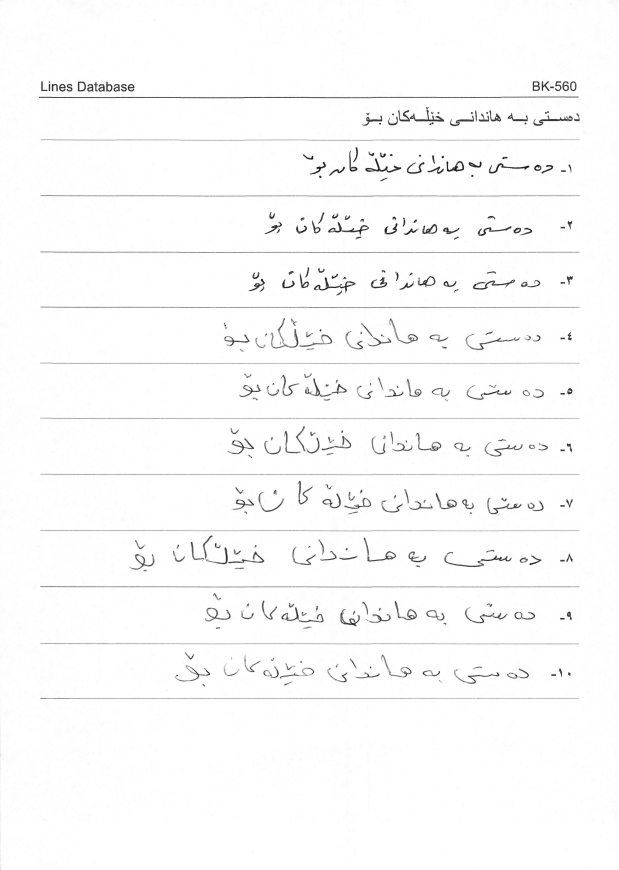
#> input picture sample/page_1_gray.png, 2475 x 3480 px, found by its file name (shown at 1/4 size)
$ python fmw42.py
#> lines starting #> are read from the running program, lines starting #| are printed output that depends on the picture; after the words box and inside, x2 and y2 are one past the last pixel; in counts of white or black regions, pixels touching at a corner belong together
import cv2
import numpy as np
import os

image_path = 'image-samples/input/sample/page_1_gray.png'
print("Loading image from:", image_path)

if not os.path.isfile(image_path):
    print("Image file not found:", image_path)
else:
    image = cv2.imread(image_path)
#> image is the input picture: shape (3480, 2475, 3); min 2, max 255, mean 250.5
    if image is None:
        print("Failed to load image.")
    else:
        print("Image loaded successfully:", image.shape)
#| Image loaded successfully: (3480, 2475, 3)

        # get grayscale and binary image
        gray = cv2.cvtColor(image, cv2.COLOR_BGR2GRAY)
        _, binary = cv2.threshold(gray, 150, 255, cv2.THRESH_BINARY_INV)
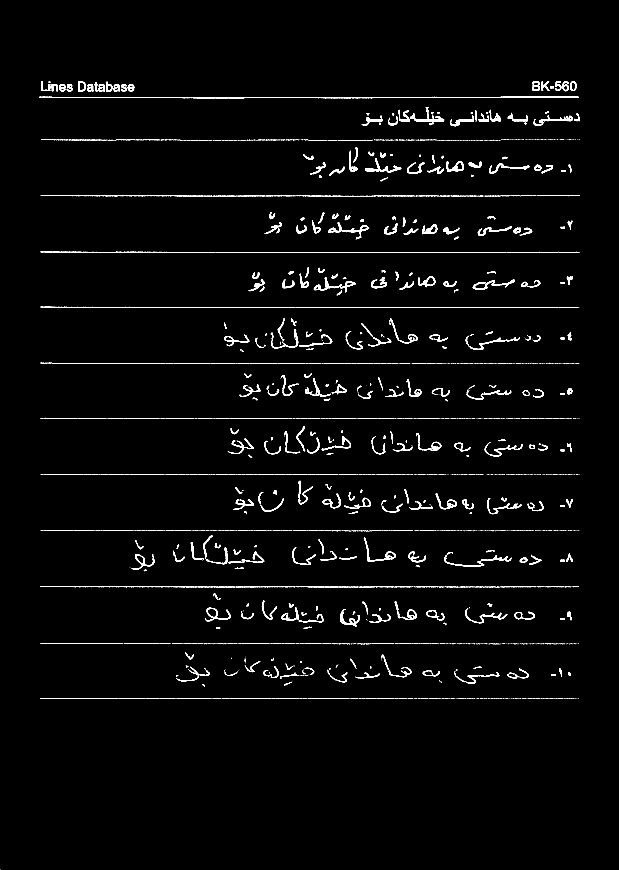
#> binary: shape (3480, 2475) (shown at 1/4 size); 1.9% white; 2311 white regions (1561 under 20 px), largest, box (x1, y1, x2, y2) and area: (156, 386, 2314, 393) 6851, (1255, 1110, 1422, 1170) 1789, (1461, 633, 1605, 690) 1613

        # apply morphology close
        kernel = np.ones((35, 200), np.uint8)
        morph = cv2.morphologyEx(binary, cv2.MORPH_CLOSE, kernel)
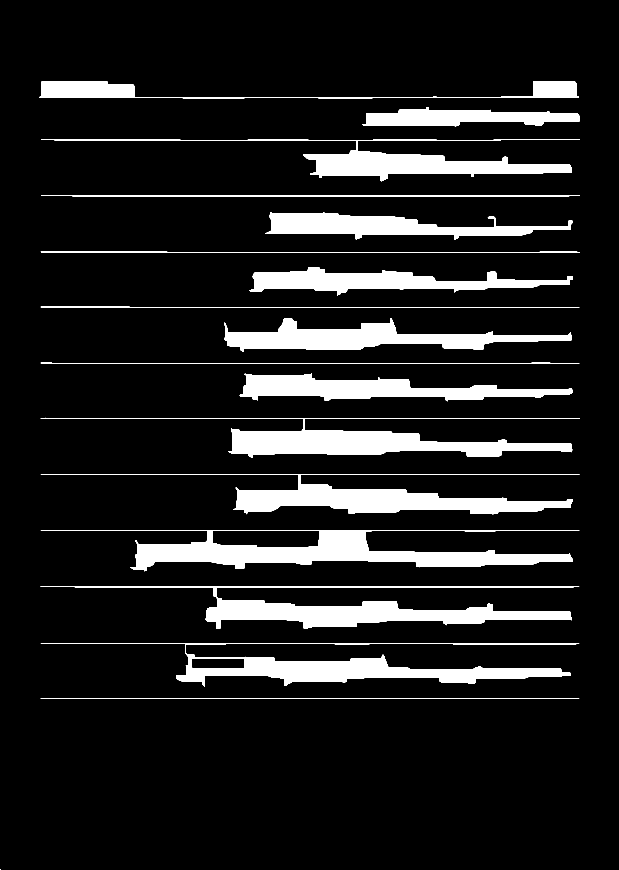
#> morph: shape (3480, 2475) (shown at 1/4 size); 11% white; 18 white regions (1 under 20 px)

        # show grayscale and binary image and morphology image
        cv2.imshow('Grayscale Image', gray)
        cv2.imshow('Binary Image', binary)
        cv2.imshow('Morphological Closed Image', morph)

        # get contours and sort them
        contours, _ = cv2.findContours(morph, cv2.RETR_EXTERNAL, cv2.CHAIN_APPROX_SIMPLE)
#> contours = 18 contours, 1 with area under 20; largest, box (x1, y1, x2, y2) and area: (163, 2121, 2318, 2286) 140893, (163, 2573, 2317, 2746) 94462, (162, 1671, 2318, 1832) 90847, (163, 2345, 2317, 2515) 89678, (163, 1896, 2319, 2057) 89310
        contours = sorted(contours, key=lambda c: cv2.boundingRect(c)[1])

        i = 1
        bboxes = image.copy()
        for c in contours:
            x, y, w, h = cv2.boundingRect(c)
            if h > 75 and w > 800:
                # draw contour on input
                # cv2.drawContours(contour_img, [c], 0, (0,0,255), 1)

                # draw bounding boxes on input
                cv2.rectangle(bboxes, (x, y), (x + w, y + h), (0, 255, 0), 5)

                # crop image for given bounding box and save
                crop = image[y:y + h, x:x + w]
                cv2.imwrite("page_2_gray_crop{0}.png".format(i), crop)
                i = i + 1
#> this loop made 18 passes
#> (x, y, w, h) on passes 1 to 12: (157, 325, 2158, 68), (1448, 428, 871, 77), (165, 558, 2154, 167), (164, 781, 2155, 5), (1060, 848, 1230, 110), (163, 1006, 2156, 6), (996, 1069, 1296, 114), (163, 1227, 2155, 5), (897, 1272, 1391, 135), (163, 1451, 2155, 4), (959, 1494, 1331, 111), (162, 1671, 2156, 161)
#> (c, x, y, w, h) on pass 18: ([[0, 3478], [0, 3479], [1, 3479], [1, 3478]], 0, 3478, 2, 2)
#> pass 2, `crop = image[y:y + h, x:x + w]`:
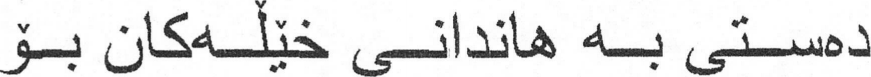
#> crop: shape (77, 871, 3); min 14, max 255, mean 226.8
#> pass 3, `crop = image[y:y + h, x:x + w]`:
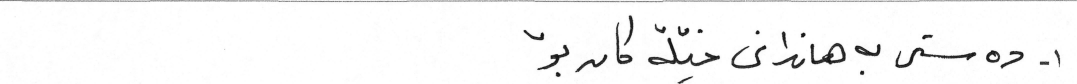
#> crop: shape (167, 2154, 3) (shown at 1/2 size); min 14, max 255, mean 246.2
#> after the loop:
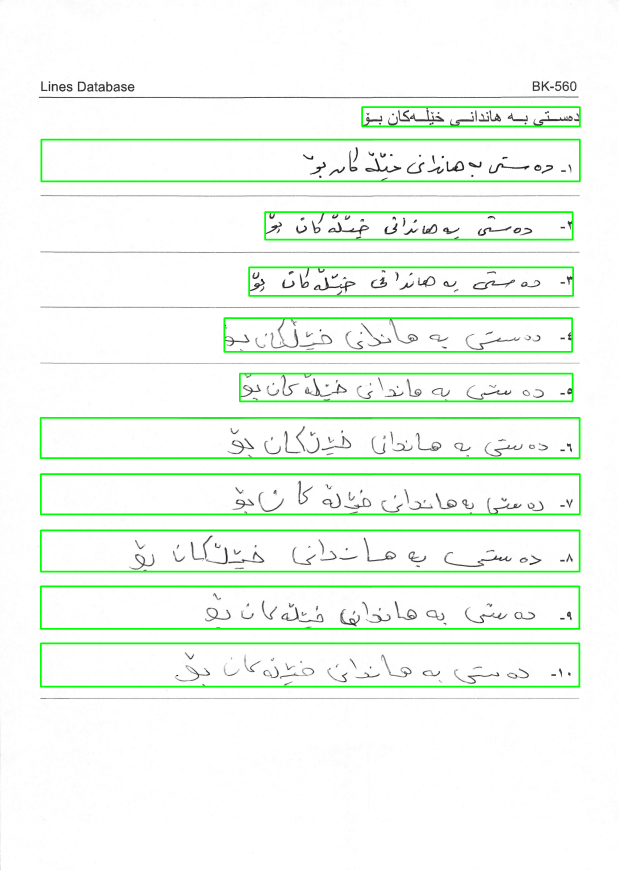
#> bboxes: shape (3480, 2475, 3) (shown at 1/4 size); mean B, G, R 242.4, 251, 242.4
#> after the loop, i = 12

        # show bounding boxes
        cv2.imshow('Bounding Boxes', bboxes)
        cv2.waitKey(0)

        # save images
        cv2.imwrite('page_2_gray_gray.png', gray)
        cv2.imwrite('page_2_gray_binary.png', binary)
        cv2.imwrite('page_2_gray_morph.png', morph)
        cv2.imwrite('output-issues/page_1_gray_bounding_boxes.png', bboxes)

        print("Number of contours detected:", len(contours))
#| Number of contours detected: 18

$ run again, with sample/page_2_gray.png copied over sample/page_1_gray.png
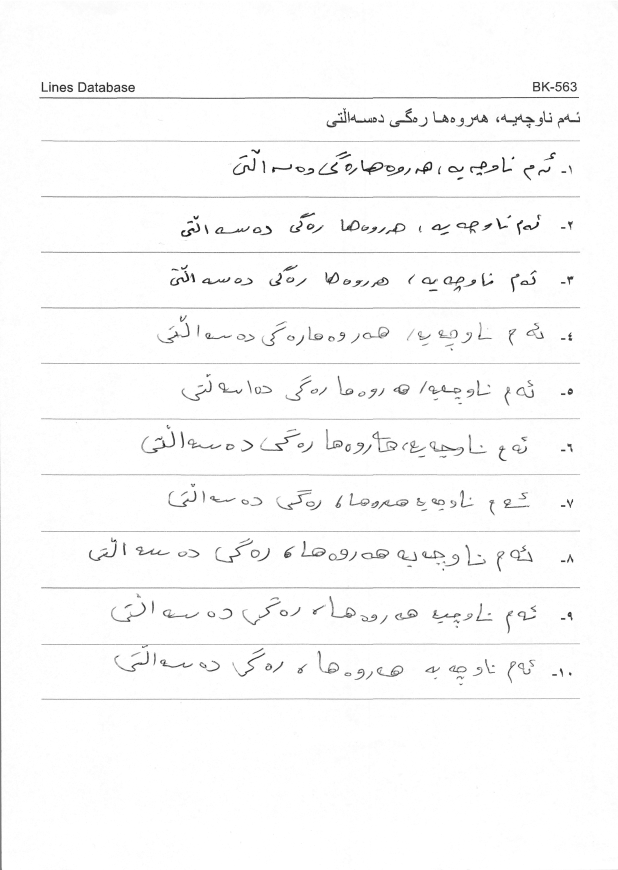
#> input picture sample/page_2_gray.png, 2471 x 3480 px, found by its file name (shown at 1/4 size)
#> image is the input picture: shape (3480, 2471, 3); min 2, max 255, mean 249.9
#| Image loaded successfully: (3480, 2471, 3)
#> `_, binary = cv2.threshold(gray, 150, 255, cv2.THRESH_BINARY_INV)`:
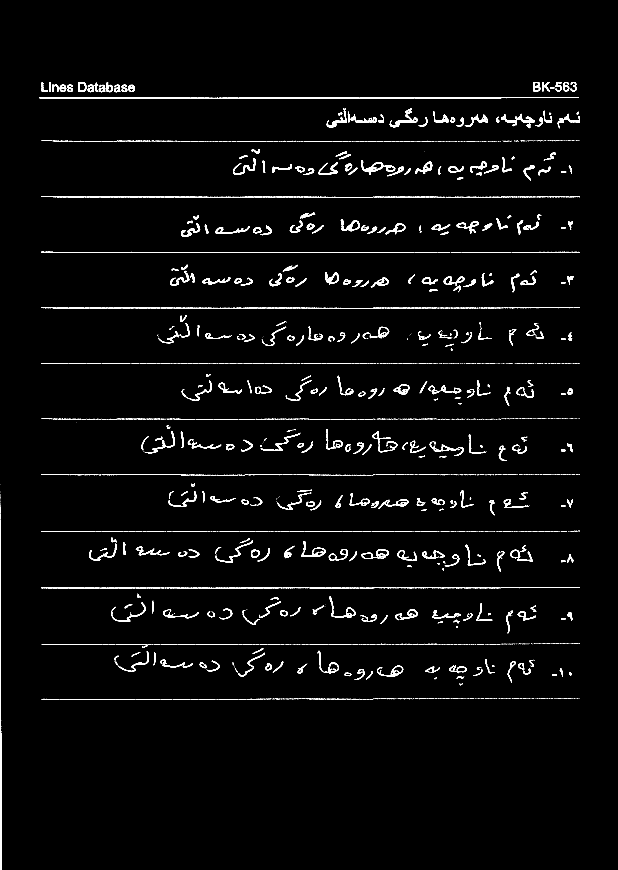
#> binary: shape (3480, 2471) (shown at 1/4 size); 2.1% white; 2100 white regions (1304 under 20 px), largest, box (x1, y1, x2, y2) and area: (157, 388, 2316, 395) 7070, (0, 2077, 7, 3480) 5219, (1444, 640, 1533, 699) 1435
#> morph: shape (3480, 2471); 11.3% white; 14 white regions (1 under 20 px)
#> contours = 14 contours, 1 with area under 20; largest, box (x1, y1, x2, y2) and area: (0, 1937, 2321, 3480) 415430, (166, 1674, 2321, 1844) 97826, (728, 1496, 2292, 1622) 82048, (166, 1229, 2320, 1402) 76826, (167, 562, 2320, 722) 75854
#> the loop `for c in contours:` made 14 passes
#> (x, y, w, h) on passes 1 to 8: (158, 328, 2159, 67), (1308, 433, 1013, 80), (167, 562, 2153, 160), (1699, 607, 1, 1), (166, 785, 2154, 6), (725, 851, 1566, 96), (166, 1007, 2155, 5), (682, 1059, 1612, 110)
#> after the loop `for c in contours:`:
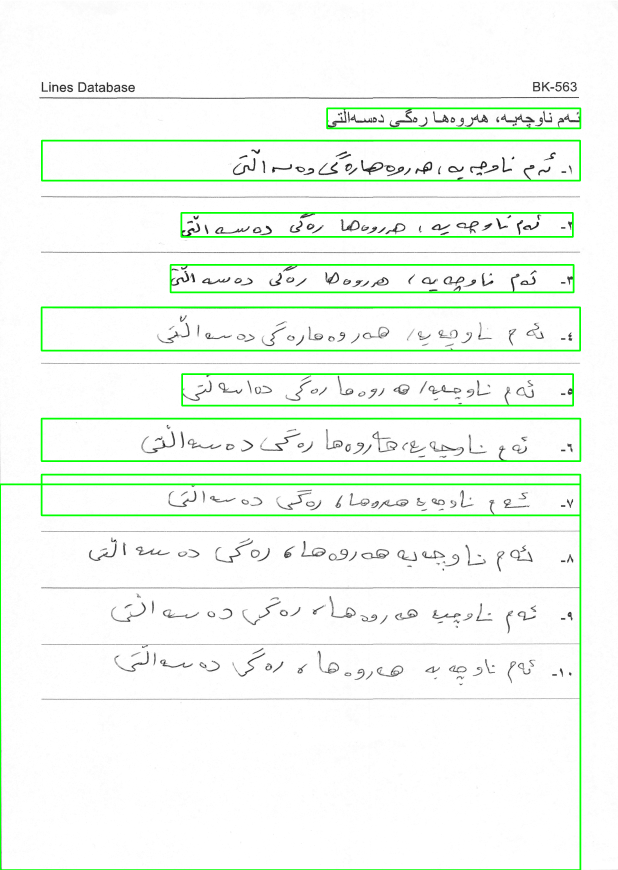
#> bboxes: shape (3480, 2471, 3) (shown at 1/4 size); mean B, G, R 242.7, 250.3, 242.7
#> after the loop `for c in contours:`: i = 10
#| Number of contours detected: 14

$ run again, with sample/page_3_gray.png copied over sample/page_1_gray.png
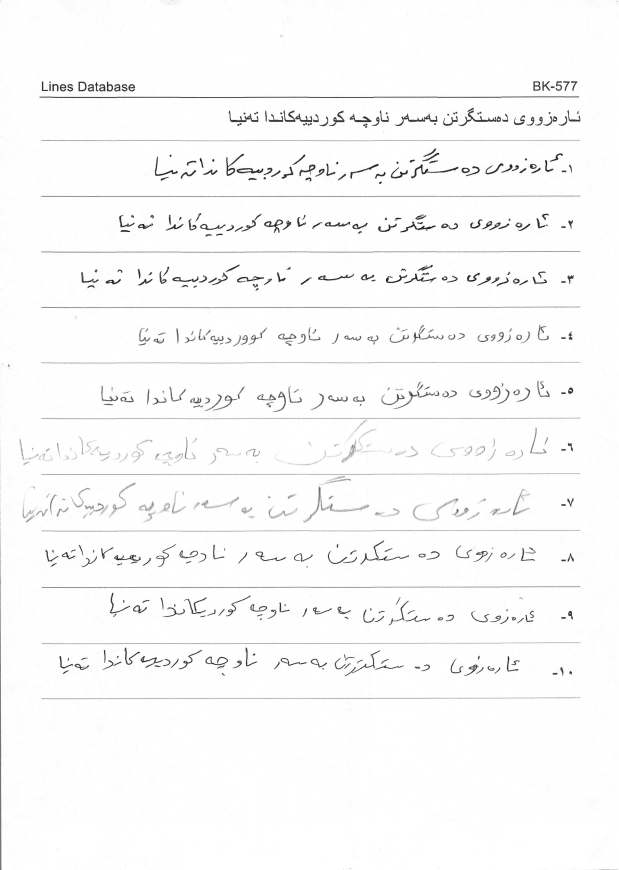
#> input picture sample/page_3_gray.png, 2475 x 3480 px, found by its file name (shown at 1/4 size)
#> image is the input picture: shape (3480, 2475, 3); min 2, max 255, mean 249.6
#| Image loaded successfully: (3480, 2475, 3)
#> `_, binary = cv2.threshold(gray, 150, 255, cv2.THRESH_BINARY_INV)`:
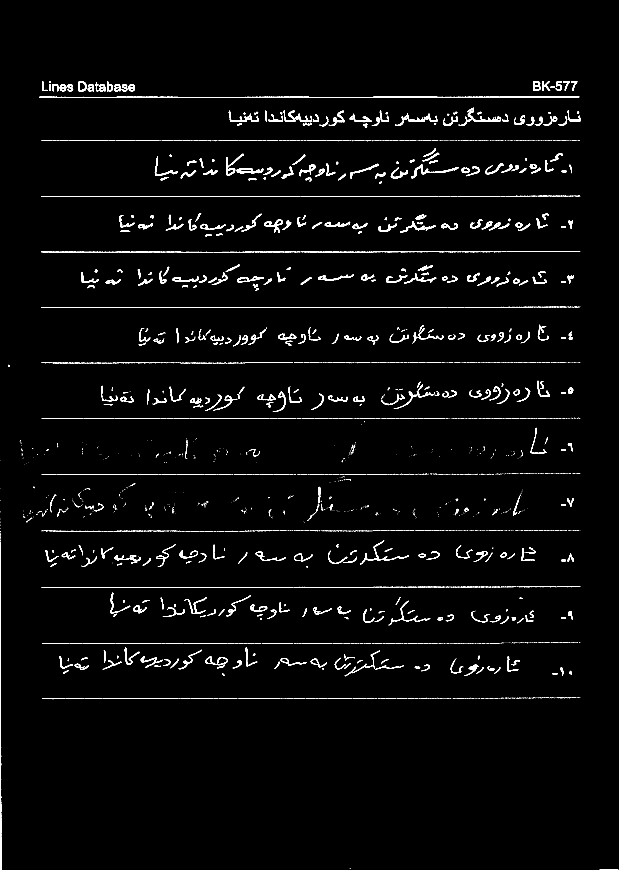
#> binary: shape (3480, 2475) (shown at 1/4 size); 2.1% white; 2669 white regions (1816 under 20 px), largest, box (x1, y1, x2, y2) and area: (158, 386, 2317, 392) 7373, (0, 2166, 6, 3480) 4341, (1834, 442, 1985, 504) 1547
#> morph: shape (3480, 2475); 13.5% white; 26 white regions (5 under 20 px)
#> contours = 26 contours, 8 with area under 20; largest, box (x1, y1, x2, y2) and area: (0, 1947, 2322, 3480) 507145, (167, 1523, 2322, 1698) 121903, (167, 560, 2321, 736) 100126, (326, 1058, 2296, 1163) 92428, (478, 853, 2293, 947) 81082
#> the loop `for c in contours:` made 26 passes
#> (x, y, w, h) on passes 1 to 8: (159, 325, 2159, 67), (916, 431, 1406, 80), (167, 560, 2154, 176), (166, 783, 2156, 5), (478, 853, 1815, 94), (166, 1005, 2156, 5), (326, 1058, 1970, 105), (166, 1227, 2156, 5)
#> after the loop `for c in contours:`:
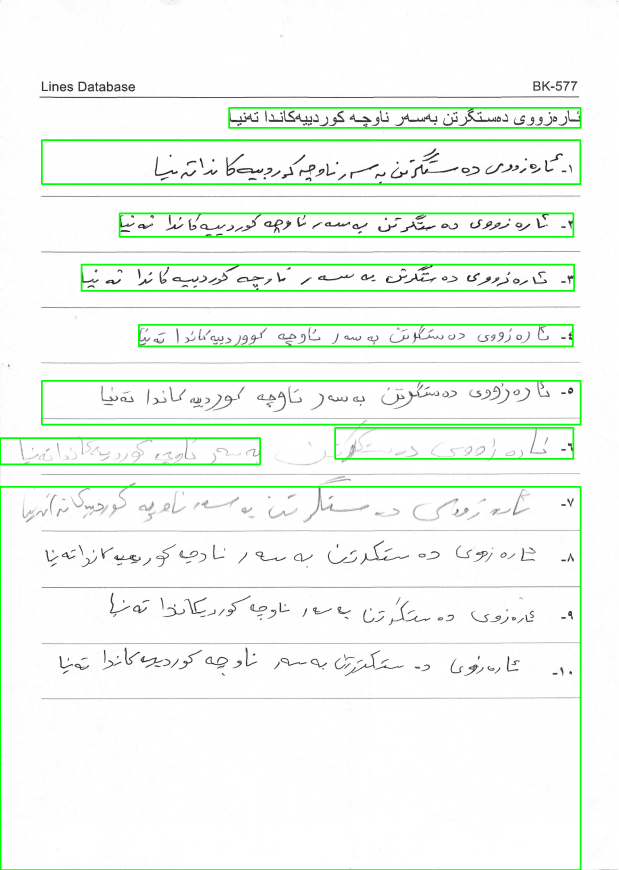
#> bboxes: shape (3480, 2475, 3) (shown at 1/4 size); mean B, G, R 242.7, 249.7, 242.7
#> after the loop `for c in contours:`: i = 10
#| Number of contours detected: 26

$ run again, with sample/page_4_gray.png copied over sample/page_1_gray.png
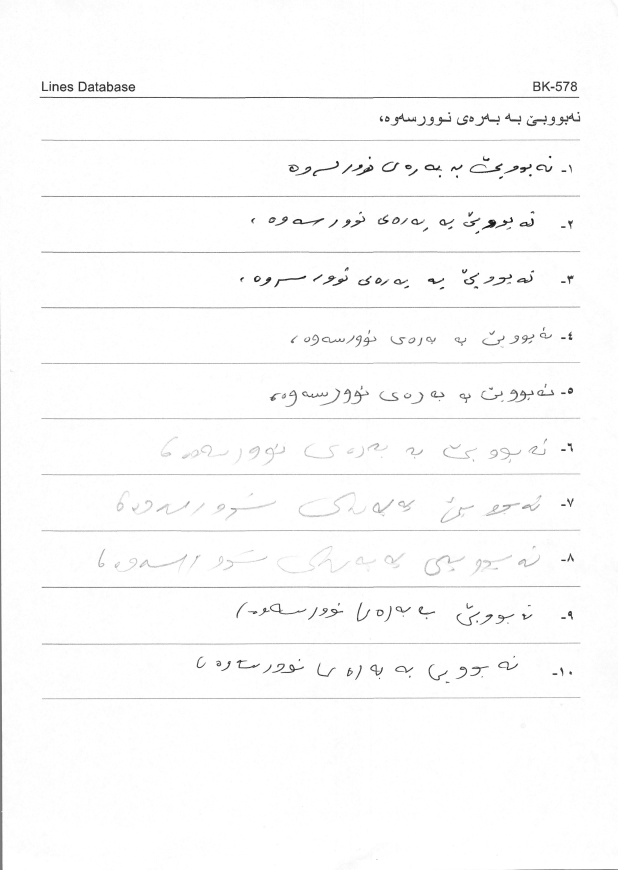
#> input picture sample/page_4_gray.png, 2471 x 3480 px, found by its file name (shown at 1/4 size)
#> image is the input picture: shape (3480, 2471, 3); min 2, max 255, mean 251.1
#| Image loaded successfully: (3480, 2471, 3)
#> `_, binary = cv2.threshold(gray, 150, 255, cv2.THRESH_BINARY_INV)`:
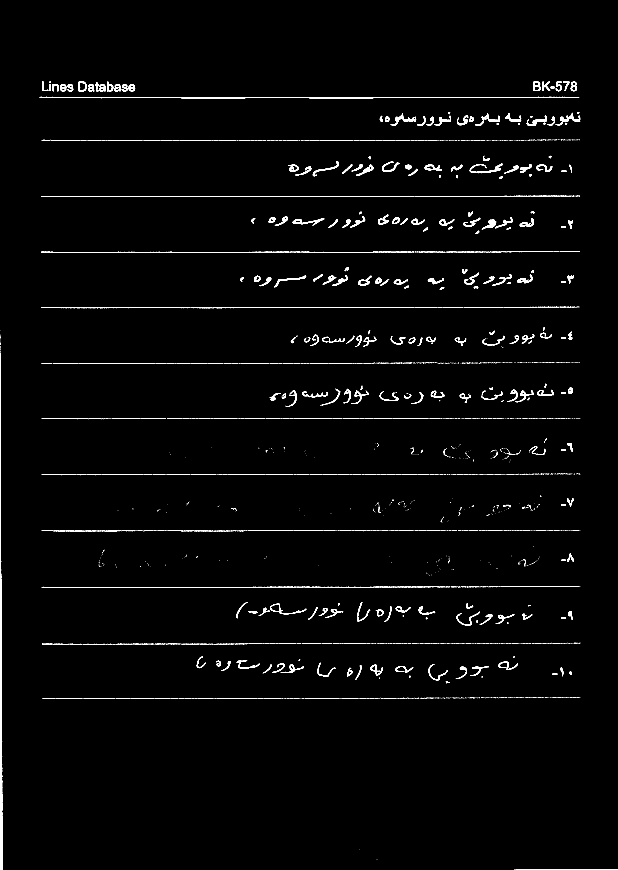
#> binary: shape (3480, 2471) (shown at 1/4 size); 1.5% white; 2315 white regions (1700 under 20 px), largest, box (x1, y1, x2, y2) and area: (0, 1411, 10, 3480) 10995, (159, 387, 2317, 393) 7019, (1879, 654, 2010, 693) 1219
#> morph: shape (3480, 2471); 7.1% white; 43 white regions (16 under 20 px)
#> contours = 43 contours, 17 with area under 20; largest, box (x1, y1, x2, y2) and area: (947, 2408, 2293, 2502) 64170, (0, 1322, 2322, 3480) 60824, (788, 2624, 2289, 2733) 55298, (1154, 623, 2288, 716) 54762, (1080, 1535, 2293, 1628) 53884
#> the loop `for c in contours:` made 43 passes
#> (x, y, w, h) on passes 1 to 8: (160, 326, 2158, 67), (1520, 448, 802, 56), (167, 559, 2154, 4), (1154, 623, 1134, 93), (167, 783, 2154, 5), (1006, 845, 1286, 90), (166, 1005, 2155, 6), (962, 1069, 1333, 89)
#> after the loop `for c in contours:`:
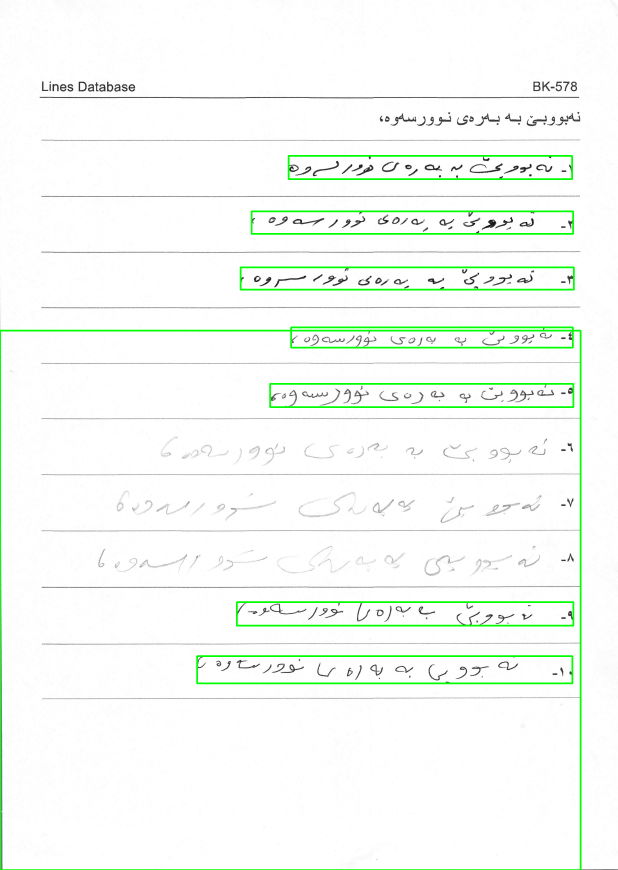
#> bboxes: shape (3480, 2471, 3) (shown at 1/4 size); mean B, G, R 245.9, 251.2, 245.9
#> after the loop `for c in contours:`: i = 9
#| Number of contours detected: 43
